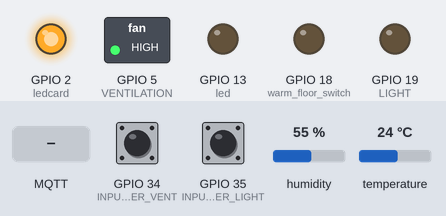
Bench run of a sketch on a simulated ESP32. Parts: switched loads named in the sketch (green lamp = pin HIGH), output pins drawn as LEDs (lit = HIGH). The test bench sets the inputs (shaded band); at power-on: GPIO 35 (INPUT_SWITCHER_LIGHT) HIGH, GPIO 34 (INPUT_SWITCHER_VENT) HIGH, humidity 55 %, temperature 24 °C. WiFi joins after 1.5 s; servers stay silent unless stated; no MQTT or app messages arrive unless stated; what the sketch prints to the serial monitor is not drawn.

Above: at 3.3 s.
3.4 s: MQTT message "on" arrives on the third subscribed topic
At 4.3 s:
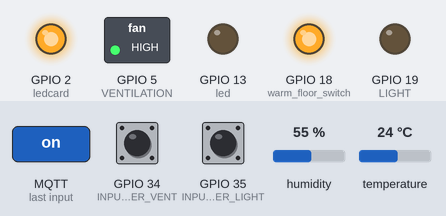
4.9 s: MQTT message "off" arrives on the second subscribed topic
At 5.4 s:
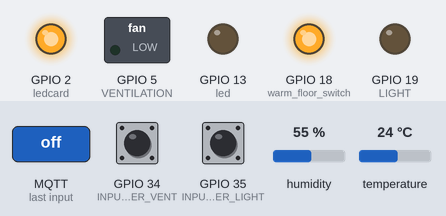
6.4 s: GPIO 35 (INPUT_SWITCHER_LIGHT) pulled LOW for 0.15 s
At 6.47 s:
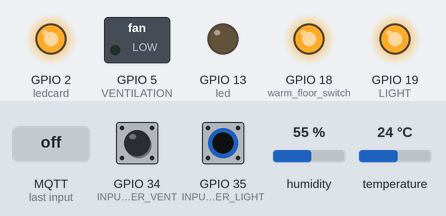
8.0 s: GPIO 34 (INPUT_SWITCHER_VENT) pulled LOW for 0.15 s
At 8.5 s:
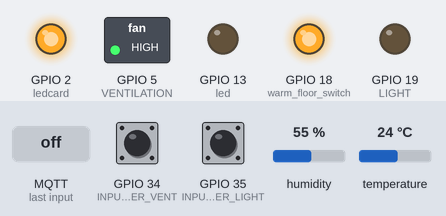
9.6 s: GPIO 35 (INPUT_SWITCHER_LIGHT) pulled LOW for 1 s
At 10.2 s:
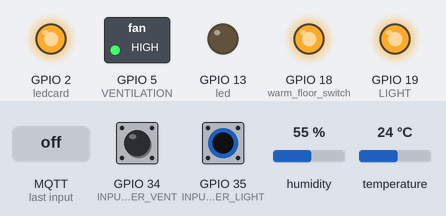
12.1 s: MQTT message "off" arrives on the third subscribed topic
At 13.3 s:
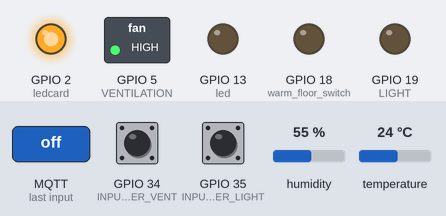
Timing chart, 0 to 14.6 s (numbered marks = the images above; inputs shaded):
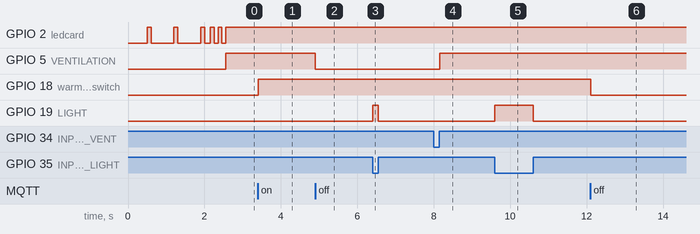

Measured:
- after the input at 3.4 s, GPIO 18 (warm_floor_switch): LOW → HIGH at once
- after the input at 4.9 s, GPIO 5 (VENTILATION): HIGH → LOW at once
- after the input at 6.4 s, GPIO 19 (LIGHT): LOW → HIGH at once, → LOW 0.15 s later
- after the input at 8.0 s, GPIO 5 (VENTILATION): LOW → HIGH after 0.15 s
- after the input at 9.6 s, GPIO 19 (LIGHT): LOW → HIGH at once, → LOW 1.0 s later
- after the input at 12.1 s, GPIO 18 (warm_floor_switch): HIGH → LOW at once

The sketch:

bathroom_new_v3_with_warmfloor_light_vent.ino
```cpp
#include <WiFi.h>
#include <PubSubClient.h>
#include "DHT.h"

const char* ssid = "nov8-52";
const char* password = "dfsDSvrdsw52";
const char* mqtt_server = "192.168.14.7";
const char led = 13;

/* define DHT pins */
#define DHTPIN 21
#define DHTTYPE DHT11
DHT dht(DHTPIN, DHTTYPE);

/* system variables */
float temperature = 0;
float humidity = 0;
float VOLTAGE_INPUT_VENT;
int INPUT_SWITCHER_VENT = 34;
int INPUT_SWITCHER_LIGHT = 35;
boolean CHECK_WARM_FLOOR = false;
boolean CHECK_VENTILATION = false;
boolean CHECK_LIGHT = false;
boolean CHANGE_VAL = false;
boolean CHANGE_VAL_LIGHT = false;
long lastMsg = 0;
char msg[20];
#define VENTILATION 5
#define ledcard 2
#define warm_floor_switch 18
#define LIGHT 19


/* create an instance of PubSubClient client */
WiFiClient espClient;
PubSubClient client(espClient);

/* topics */
#define TEMP_TOPIC    "bathroom/temperature"
#define HUM_TOPIC    "bathroom/humidity"
#define LED_TOPIC     "smarthome/room1/led" /* 1=on, 0=off */
#define VENTILATION_TOPIC  "bathroom/ventilation" /* 1=on, 0=off */
#define VENTILATION_TOPIC_STATUS  "bathroom/ventilation/status" /* 1=on, 0=off */
#define WARM_FLOOR_TOPIC "bathroom/warm_floor"
#define WARM_FLOOR_STATUS_TOPIC "bathroom/warm_floor/status"
#define LIGHT_TOPIC "bathroom/light"
#define LIGHT_STATUS_TOPIC "bathroom/light/status"


void receivedCallback(char* topic, byte* payload, unsigned int length) {
  String payload_ = "";
  String topic_ = String(topic);
  Serial.print("Message received: ");
  Serial.println(topic);
  Serial.print("payload: ");
  for (int i = length - 1; i >= 0; i--) {
    payload_ = (char)payload[i] + payload_;
  }
  Serial.println(payload_);
  if (topic_ == VENTILATION_TOPIC and payload_ == "on") CHECK_VENTILATION = true;
  else if (topic_ == VENTILATION_TOPIC and payload_ == "off") CHECK_VENTILATION = false;

  if (topic_ == LIGHT_TOPIC and payload_ == "on") CHECK_LIGHT = true;
  else if (topic_ == LIGHT_TOPIC and payload_ == "off") CHECK_LIGHT = false;

  if (topic_ == WARM_FLOOR_TOPIC and payload_ == "on") CHECK_WARM_FLOOR = true;
  else if (topic_ == WARM_FLOOR_TOPIC and payload_ == "off") CHECK_WARM_FLOOR = false;
}


void ledcard_blick_connect() {
  for (int i = 0; i < 2; i++) {
    digitalWrite(ledcard, HIGH);
    delay(100);
    digitalWrite(ledcard, LOW);
    delay(100);
  }
  digitalWrite(ledcard, HIGH);
}


void ledcard_blick_connect_Wifi() {
  digitalWrite(ledcard, HIGH);
  delay(100);
  digitalWrite(ledcard, LOW);
  delay(100);
}

void light_switch() {
  if (digitalRead(INPUT_SWITCHER_LIGHT) == HIGH and CHANGE_VAL_LIGHT == false) {
    CHECK_LIGHT = true;
    CHANGE_VAL_LIGHT = true;
  }
  if (digitalRead(INPUT_SWITCHER_LIGHT) == LOW and CHANGE_VAL_LIGHT == true)  {
    CHECK_LIGHT = false;
    CHANGE_VAL_LIGHT = false;
  }
  if (CHECK_LIGHT == true) {
    digitalWrite(LIGHT, LOW);
    client.publish(LIGHT_STATUS_TOPIC, "on");
  }
  else if (CHECK_LIGHT == false) {
    digitalWrite(LIGHT, HIGH);
    client.publish(LIGHT_STATUS_TOPIC, "off");
  }
}

void connect_Wifi() {
  // We start by connecting to a WiFi network
  Serial.println();
  Serial.print("Connecting to ");
  Serial.println(ssid);
  WiFi.begin(ssid, password);
  while (WiFi.status() != WL_CONNECTED) {
    delay(500);
    Serial.print(".");
    light_switch();
    ledcard_blick_connect_Wifi();
  }
  Serial.println("");
  Serial.println("WiFi connected");
  Serial.println("IP address: ");
  Serial.println(WiFi.localIP());
}


void mqttconnect() {
  /* Loop until reconnected */
  while (!client.connected()) {
    light_switch();
    Serial.print("MQTT connecting ...");
    /* client ID */
    String clientId = "ESP32Client";
    /* connect now */
    if (client.connect(clientId.c_str())) {
      Serial.println("connected");
      ledcard_blick_connect();
      /* subscribe topic with default QoS 0*/
      client.subscribe(LED_TOPIC);
      client.subscribe(VENTILATION_TOPIC);
      client.subscribe(WARM_FLOOR_TOPIC);
      client.subscribe(LIGHT_TOPIC);
    } else {
      Serial.print("failed, status code =");
      Serial.print(client.state());
      Serial.println("try again in 5 seconds");
//      digitalWrite(ledcard, HIGH);
//      delay(1000);
//      digitalWrite(ledcard, LOW);
//      delay(1000);
//      /* Wait 5 seconds before retrying */
//      delay(2000);
    }
  }
}

void warm_floor() {
  if (CHECK_WARM_FLOOR == true) {
    digitalWrite(warm_floor_switch, HIGH);
    client.publish(WARM_FLOOR_STATUS_TOPIC, "on");
  }
  else {
    digitalWrite(warm_floor_switch, LOW);
    client.publish(WARM_FLOOR_STATUS_TOPIC, "off");
  }
}

void ventilation_switch() {
  if (digitalRead(INPUT_SWITCHER_VENT) == HIGH and CHANGE_VAL == false) {
    CHECK_VENTILATION = true;
    CHANGE_VAL = true;
  }
  if (digitalRead(INPUT_SWITCHER_VENT) == LOW and CHANGE_VAL == true)  {
    CHECK_VENTILATION = false;
    CHANGE_VAL = false;
  }

  if (CHECK_VENTILATION == true) {
    digitalWrite(VENTILATION, HIGH);
    client.publish(VENTILATION_TOPIC_STATUS, "on");
  }
  else if (CHECK_VENTILATION == false) {
    digitalWrite(VENTILATION, LOW);
    client.publish(VENTILATION_TOPIC_STATUS, "off");
  }
}


void setup() {
  Serial.begin(115200);
  pinMode(ledcard, OUTPUT);
  pinMode(led, OUTPUT);
  pinMode(INPUT_SWITCHER_VENT, INPUT_PULLUP);
  pinMode(VENTILATION, OUTPUT);
  pinMode(warm_floor_switch, OUTPUT);
  pinMode(INPUT_SWITCHER_LIGHT, INPUT_PULLUP);
  pinMode(LIGHT, OUTPUT);
  connect_Wifi();
  /* configure the MQTT server with IPaddress and port */
  client.setServer(mqtt_server, 1883);
  /* this receivedCallback function will be invoked
    when client received subscribed topic */
  client.setCallback(receivedCallback);
  /*start DHT sensor */
  dht.begin();
}


void loop() {
  if (WiFi.status() != WL_CONNECTED){
      light_switch();
      connect_Wifi();
    }
  /* if client was disconnected then try to reconnect again */
  if (!client.connected()) {
    mqttconnect();
  }

  /* this function will listen for incomming
    subscribed topic-process-invoke receivedCallback */
  client.loop();
  /* we measure temperature every 3 secs
    we count until 3 secs reached to avoid blocking program if using delay()*/
  long now = millis();
  ventilation_switch();
  light_switch();
  warm_floor();
  if (now - lastMsg > 10000) {
    lastMsg = now;
    /* read DHT11/DHT22 sensor and convert to string */
    temperature = dht.readTemperature();
    humidity = dht.readHumidity();
    Serial.println(temperature);
    Serial.println(humidity);


    if (!isnan(temperature)) {
      snprintf (msg, 20, "%lf", temperature);
      client.publish(TEMP_TOPIC, msg);
      snprintf (msg, 20, "%lf", humidity);
      client.publish(HUM_TOPIC, msg);
    }
    else {
      client.publish(TEMP_TOPIC, "-100");
    }
  }
}
```
